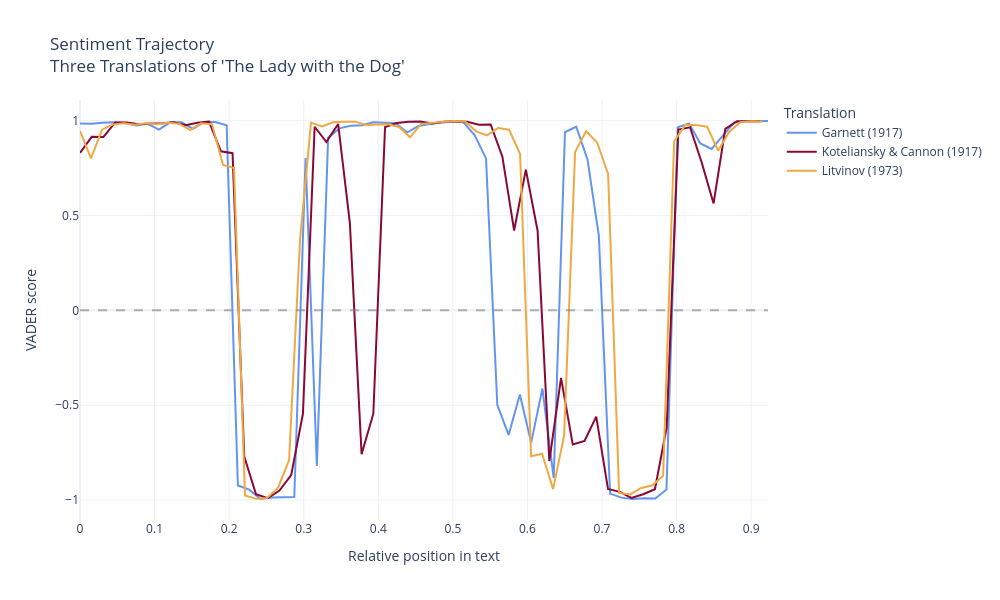

The code cell stored with this chart in its notebook:
### Markdown cell above
## 8. Sentiment Trajectory <a class="anchor" id="sentiment"></a>
[Back to Table of Contents](#table-of-contents)

Deepening the analysis, I used VADER (Valence Aware Dictionary and sEntiment Reasoner) to identify the emotional tone of the text (positive, negative, neutral). It produces a score in the range `[-1, +1]`.

The sliding window technique was applied, dividing the text into overlapping segments of 500 words to plot the sentiment score.

Taking into considiration that VADER was originally designed for social media texts and its lexicon might not fully capture the specific emotional vocabulary of classical literature, this sentiment analysis is an exploratory experiment to evaluate the model's viability.

### Code cell
def sentiment_trajectory(text, window=500, step=100):

    words = text.split()
    positions = []
    scores = []

    for i in range(0, len(words) - window, step):
        seg = ' '.join(words[i : i + window])
        score = ANALYZER.polarity_scores(seg)['compound']
        positions.append(i / len(words))
        scores.append(score)
    return positions, scores

fig = go.Figure()

for label, text in texts_clean.items():
    pos, scores = sentiment_trajectory(text)
    fig.add_trace(go.Scatter(
        x = pos,
        y = scores,
        mode = 'lines',
        name = label,
        line = dict(color=PALETTE[label], width=2),
    ))

fig.add_hline(y=0, line_dash='dash', line_color='grey', opacity=0.6)

fig.update_layout(
    title = "Sentiment Trajectory<br>Three Translations of 'The Lady with the Dog'",
    xaxis_title = "Relative position in text",
    yaxis_title = "VADER score",
    legend_title= "Translation",
    template = "plotly_white",
    width=1000,
    height=600
)
fig.show()

### Figure 1 — Plotly figure (JSON) as saved in the notebook; plotly's stock layout.template omitted (floating-point values rounded to 4 significant figures)
{"data": [{"line": {"color": "#6495ED", "width": 2}, "mode": "lines", "name": "Garnett (1917)", "type": "scatter", "x": [0, 0.01512, 0.03025, 0.04537, 0.0605, 0.07562, 0.09074, 0.1059, 0.121, 0.1361, 0.1512, 0.1664, 0.1815, 0.1966, 0.2117, 0.2269, 0.242, 0.2571, 0.2722, 0.2874, 0.3025, 0.3176, 0.3327, 0.3479, 0.363, 0.3781, 0.3932, 0.4083, 0.4235, 0.4386, 0.4537, 0.4688, 0.484, 0.4991, 0.5142, 0.5293, 0.5445, 0.5596, 0.5747, 0.5898, 0.605, 0.6201, 0.6352, 0.6503, 0.6655, 0.6806, 0.6957, 0.7108, 0.726, 0.7411, 0.7562, 0.7713, 0.7864, 0.8016, 0.8167, 0.8318, 0.8469, 0.8621, 0.8772, 0.8923, 0.9074, 0.9226], "y": [0.9855, 0.9842, 0.9894, 0.9916, 0.9883, 0.9748, 0.9831, 0.9531, 0.9915, 0.9911, 0.9575, 0.9929, 0.9931, 0.9763, -0.9236, -0.9451, -0.9945, -0.9862, -0.9857, -0.9842, 0.8037, -0.8208, 0.9106, 0.9595, 0.9735, 0.9758, 0.9914, 0.9905, 0.9865, 0.9373, 0.9721, 0.9819, 0.9881, 0.9955, 0.9914, 0.9228, 0.801, -0.498, -0.6569, -0.4433, -0.6973, -0.4123, -0.8848, 0.939, 0.9686, 0.7943, 0.3947, -0.9663, -0.9873, -0.9943, -0.9902, -0.9915, -0.9445, 0.9651, 0.9855, 0.8803, 0.8511, 0.9239, 0.9908, 0.9973, 0.9971, 0.9983]}, {"line": {"color": "#890835", "width": 2}, "mode": "lines", "name": "Koteliansky & Cannon (1917)", "type": "scatter", "x": [0, 0.01573, 0.03147, 0.0472, 0.06293, 0.07867, 0.0944, 0.1101, 0.1259, 0.1416, 0.1573, 0.1731, 0.1888, 0.2045, 0.2203, 0.236, 0.2517, 0.2675, 0.2832, 0.2989, 0.3147, 0.3304, 0.3461, 0.3619, 0.3776, 0.3933, 0.4091, 0.4248, 0.4405, 0.4563, 0.472, 0.4877, 0.5035, 0.5192, 0.5349, 0.5507, 0.5664, 0.5821, 0.5979, 0.6136, 0.6293, 0.6451, 0.6608, 0.6765, 0.6923, 0.708, 0.7237, 0.7395, 0.7552, 0.7709, 0.7867, 0.8024, 0.8181, 0.8339, 0.8496, 0.8653, 0.8811, 0.8968, 0.9125], "y": [0.8303, 0.9147, 0.9141, 0.9906, 0.9901, 0.9812, 0.9857, 0.9858, 0.9914, 0.9763, 0.9894, 0.9949, 0.8389, 0.8285, -0.7709, -0.9695, -0.9905, -0.9499, -0.8684, -0.5453, 0.968, 0.887, 0.9828, 0.461, -0.7586, -0.5448, 0.9664, 0.9874, 0.9946, 0.9962, 0.9848, 0.9939, 0.997, 0.994, 0.9785, 0.9798, 0.8104, 0.4209, 0.7417, 0.42, -0.7945, -0.3565, -0.7076, -0.6885, -0.5599, -0.9417, -0.9567, -0.9884, -0.9696, -0.9428, -0.6191, 0.9532, 0.9648, 0.7772, 0.5637, 0.9568, 0.9973, 0.9976, 0.9971]}, {"line": {"color": "#efa942", "width": 2}, "mode": "lines", "name": "Litvinov (1973)", "type": "scatter", "x": [0, 0.01475, 0.02951, 0.04426, 0.05901, 0.07377, 0.08852, 0.1033, 0.118, 0.1328, 0.1475, 0.1623, 0.177, 0.1918, 0.2066, 0.2213, 0.2361, 0.2508, 0.2656, 0.2803, 0.2951, 0.3098, 0.3246, 0.3393, 0.3541, 0.3688, 0.3836, 0.3983, 0.4131, 0.4279, 0.4426, 0.4574, 0.4721, 0.4869, 0.5016, 0.5164, 0.5311, 0.5459, 0.5606, 0.5754, 0.5901, 0.6049, 0.6197, 0.6344, 0.6492, 0.6639, 0.6787, 0.6934, 0.7082, 0.7229, 0.7377, 0.7524, 0.7672, 0.7819, 0.7967, 0.8114, 0.8262, 0.841, 0.8557, 0.8705, 0.8852, 0.9, 0.9147], "y": [0.9466, 0.801, 0.9526, 0.9805, 0.9861, 0.9788, 0.9858, 0.981, 0.9894, 0.9841, 0.9502, 0.9864, 0.9818, 0.7667, 0.7504, -0.976, -0.9937, -0.9897, -0.9347, -0.79, 0.3736, 0.9901, 0.9692, 0.9917, 0.9938, 0.9949, 0.9771, 0.9791, 0.9807, 0.9666, 0.9122, 0.9833, 0.9879, 0.9948, 0.9977, 0.9963, 0.9437, 0.9224, 0.9616, 0.9521, 0.8242, -0.7687, -0.7556, -0.9424, -0.6608, 0.8351, 0.9444, 0.885, 0.7196, -0.9625, -0.9705, -0.9365, -0.9238, -0.8718, 0.8904, 0.9768, 0.9769, 0.9679, 0.8417, 0.9407, 0.9916, 0.9972, 0.9963]}], "layout": {"height": 600, "legend": {"title": {"text": "Translation"}}, "shapes": [{"line": {"color": "grey", "dash": "dash"}, "opacity": 0.6, "type": "line", "x0": 0, "x1": 1, "xref": "x domain", "y0": 0, "y1": 0, "yref": "y"}], "title": {"text": "Sentiment Trajectory<br>Three Translations of 'The Lady with the Dog'"}, "width": 1000, "xaxis": {"title": {"text": "Relative position in text"}}, "yaxis": {"title": {"text": "VADER score"}}}}
